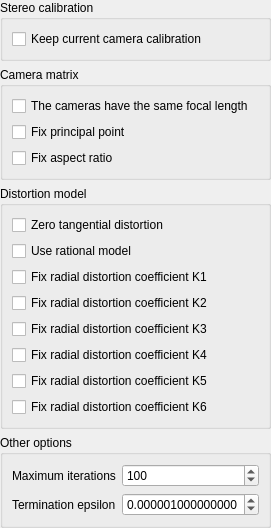
<?xml version="1.0" encoding="UTF-8"?>
<ui version="4.0">
 <class>ZOpenCVStereoMultiCameraCalibratorConfigWidget</class>
 <widget class="QWidget" name="ZOpenCVStereoMultiCameraCalibratorConfigWidget">
  <property name="geometry">
   <rect>
    <x>0</x>
    <y>0</y>
    <width>243</width>
    <height>454</height>
   </rect>
  </property>
  <property name="windowTitle">
   <string>Form</string>
  </property>
  <layout class="QGridLayout" name="gridLayout">
   <property name="leftMargin">
    <number>0</number>
   </property>
   <property name="topMargin">
    <number>0</number>
   </property>
   <property name="rightMargin">
    <number>0</number>
   </property>
   <property name="bottomMargin">
    <number>0</number>
   </property>
   <item row="5" column="0">
    <widget class="QGroupBox" name="groupBox_4">
     <property name="title">
      <string>Other options</string>
     </property>
     <layout class="QFormLayout" name="formLayout_2">
      <item row="0" column="0">
       <widget class="QLabel" name="label_18">
        <property name="text">
         <string>Maximum iterations</string>
        </property>
       </widget>
      </item>
      <item row="0" column="1">
       <widget class="QSpinBox" name="termMaxIterationsSpinBox">
        <property name="maximum">
         <number>1000</number>
        </property>
        <property name="singleStep">
         <number>10</number>
        </property>
        <property name="value">
         <number>100</number>
        </property>
       </widget>
      </item>
      <item row="1" column="0">
       <widget class="QLabel" name="label_19">
        <property name="text">
         <string>Termination epsilon</string>
        </property>
       </widget>
      </item>
      <item row="1" column="1">
       <widget class="QDoubleSpinBox" name="termEpsilonSpinBox">
        <property name="decimals">
         <number>15</number>
        </property>
        <property name="maximum">
         <double>1.000000000000000</double>
        </property>
        <property name="singleStep">
         <double>0.000001000000000</double>
        </property>
        <property name="value">
         <double>0.000001000000000</double>
        </property>
       </widget>
      </item>
     </layout>
    </widget>
   </item>
   <item row="4" column="0">
    <widget class="QGroupBox" name="distortionModelGroupBox">
     <property name="title">
      <string>Distortion model</string>
     </property>
     <layout class="QFormLayout" name="formLayout">
      <property name="fieldGrowthPolicy">
       <enum>QFormLayout::AllNonFixedFieldsGrow</enum>
      </property>
      <item row="0" column="0">
       <widget class="QCheckBox" name="zeroTangentialDistortionCheckBox">
        <property name="text">
         <string>Zero tangential distortion</string>
        </property>
       </widget>
      </item>
      <item row="1" column="0">
       <widget class="QCheckBox" name="useRationalModelCheckBox">
        <property name="text">
         <string>Use rational model</string>
        </property>
       </widget>
      </item>
      <item row="2" column="0">
       <widget class="QCheckBox" name="fixK1CheckBox">
        <property name="text">
         <string>Fix radial distortion coefficient K1</string>
        </property>
       </widget>
      </item>
      <item row="3" column="0">
       <widget class="QCheckBox" name="fixK2CheckBox">
        <property name="text">
         <string>Fix radial distortion coefficient K2</string>
        </property>
       </widget>
      </item>
      <item row="4" column="0">
       <widget class="QCheckBox" name="fixK3CheckBox">
        <property name="text">
         <string>Fix radial distortion coefficient K3</string>
        </property>
       </widget>
      </item>
      <item row="5" column="0">
       <widget class="QCheckBox" name="fixK4CheckBox">
        <property name="text">
         <string>Fix radial distortion coefficient K4</string>
        </property>
       </widget>
      </item>
      <item row="6" column="0">
       <widget class="QCheckBox" name="fixK5CheckBox">
        <property name="text">
         <string>Fix radial distortion coefficient K5</string>
        </property>
       </widget>
      </item>
      <item row="7" column="0">
       <widget class="QCheckBox" name="fixK6CheckBox">
        <property name="text">
         <string>Fix radial distortion coefficient K6</string>
        </property>
       </widget>
      </item>
     </layout>
    </widget>
   </item>
   <item row="2" column="0">
    <widget class="QGroupBox" name="groupBox_3">
     <property name="title">
      <string>Stereo calibration</string>
     </property>
     <layout class="QFormLayout" name="formLayout_4">
      <item row="0" column="0">
       <widget class="QCheckBox" name="fixIntrinsicCheckBox">
        <property name="toolTip">
         <string>Use this if  you only want to calculate the rotation and translation between cameras</string>
        </property>
        <property name="text">
         <string>Keep current camera calibration</string>
        </property>
       </widget>
      </item>
     </layout>
    </widget>
   </item>
   <item row="3" column="0">
    <widget class="QGroupBox" name="cameraMatrixGroupBox">
     <property name="title">
      <string>Camera matrix</string>
     </property>
     <layout class="QGridLayout" name="gridLayout_2">
      <item row="2" column="0">
       <widget class="QCheckBox" name="fixAspectRatioCheckBox">
        <property name="text">
         <string>Fix aspect ratio</string>
        </property>
       </widget>
      </item>
      <item row="1" column="0">
       <widget class="QCheckBox" name="fixPrincipalPointCheckBox">
        <property name="text">
         <string>Fix principal point</string>
        </property>
       </widget>
      </item>
      <item row="0" column="0">
       <widget class="QCheckBox" name="sameFocalLengthCheckBox">
        <property name="text">
         <string>The cameras have the same focal length</string>
        </property>
       </widget>
      </item>
     </layout>
    </widget>
   </item>
  </layout>
 </widget>
 <resources/>
 <connections/>
</ui>
